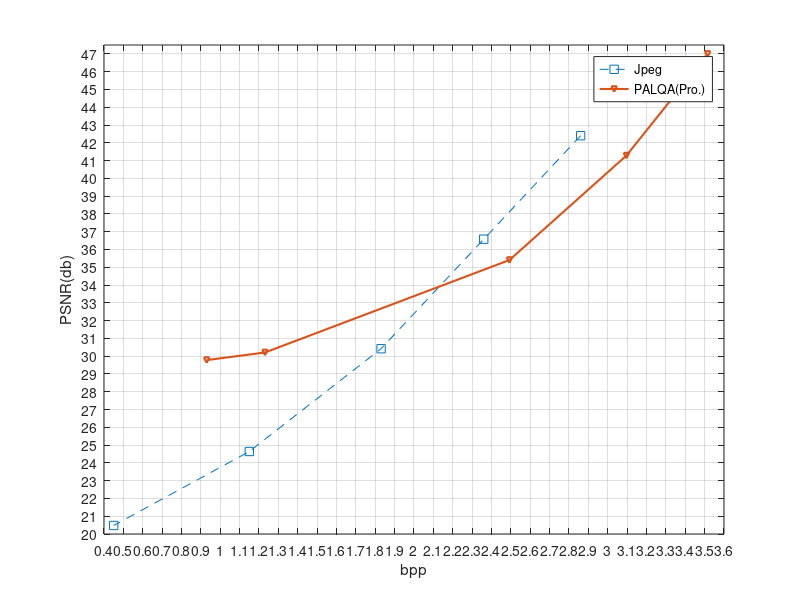

Write MATLAB code to recreate this figure.
%%Baboon, size=512*512

clc
clear all

%Image name: Baboon.jpg.%image size:512*512.

%%Image name =Baboon, Gray, 512*512. Approach name Basic JPEG(Zigzag and
%%Huffman Coding)Factor=q/8,q/10,q/5,q/4.5,q/4 


bpp_jpeg=[2.86 2.36 1.83 1.15 0.45];
psnr1_jpeg=[42.40 36.58 30.42 24.64 20.48];

%LQA_gray-scale after applying DCT with quantization, Q=8, 16, 32, 90, 120
%Image size=1024*1024. Quantum apporach name: modified ZSCNEQR 
%% Condition: Z, X (:,1:2), Y(:,:)
%PALQA

bpp_palqa=[3.5158 3.0962 2.4926 1.2309 0.93]; %NZNEQR Q=8,16,32,90, 120

psnr_palqa=[46.9971  41.2797 35.4061 30.2083 29.78];%modified ZSCNEQR

%NZNEQR


bpp_nzneqr=[47.3304 34.9300 22.1559 7.2403 3.8305 ];
psnr_nzneqr=[47.0196 40.8953 35.2619 30.7503 30.1624];

plot(bpp_jpeg, psnr1_jpeg, '--s',bpp_palqa,psnr_palqa,'-v','MarkerSize', 4,'LineWidth',1.5) %gray

%bar(D_MZSCNEQR_8)
%xticklabels({'8-Q, 3-Q(X), 2-Q(Y)(Higher)','8-Q, 3-Q(X), 1-Q(Y)(Lower)','8-Q, 3-Q(X)','8-Q','1-Q(Y-middle)'});
%legend('PSNR=51.65(db)')
%bar(X1,Z1);
%xlabel('Required bits considering state preparation(MB)');
%ylabel('Required bpp');
%ylabel('PSNR(db)');
%%%%%Scenery%%NEQR, %%%% Condition= Y(:,2) 
%%Quantumtization=8, 16, 32, 70, 120;
%plot(BR_LQAE_ZSCNEQR,PSNR_T,'-v',BR_NEQR,PSNR_T,'-h','MarkerSize', 4,'LineWidth',1.5) %gray
%plot(k3,l3,'-d', c1,d1,'--*',x6,y6, '--p' , i1,j1, '--p','MarkerSize',4,'LineWidth',1.5) %red
%plot(k4,l4,'-d', c2,d2,'--*',x7, y7, '--p' , i2,j2, '--p' ,'MarkerSize',4,'LineWidth',1.5)% green 
%plot(k5,l5,'-d', c3,d3,'--*',x8, y8, '--p' , i3,j3, '--p' ,'MarkerSize',4,'LineWidth',1.5) %blue
%legend('8-Q, 3-Q(X), 2-Q(Y)(Higher)','8-Q, 3-Q(X), 1-Q(Y)(Lower)','8-Q, 3-Q(X)','8-Q','1-Q(Y-middle)');
%legend('SCMFRQI(Proposed)(Red)','DCTEFRQI(Red)',  'DCTNCQI(Red)', 'DCTINCQI(Red)')
%legend('SCMFRQI(Proposed)(Green)','DCTEFRQI(Green)',  'DCTNCQI(Green)', 'DCTINCQI(Green)')
legend('Jpeg', 'PALQA(Pro.)')

%bar(X1,Z1);
xlabel('bpp');
ylabel('PSNR(db)');
%ylabel('PSNR(db)');
%bar(X1)
set(gca,'XLim', [0.4,3.6], 'XTick', 0.4:.1:3.6,...
'XTickLabel', 0.4:.1:3.6);
%grid on

%xticklabels({8','16','32','64','128' });
set(gca,'YLim', [20,47.5], 'YTick', 20:1:47.5,...
'YTickLabel', 20:1:47.5);
grid on




